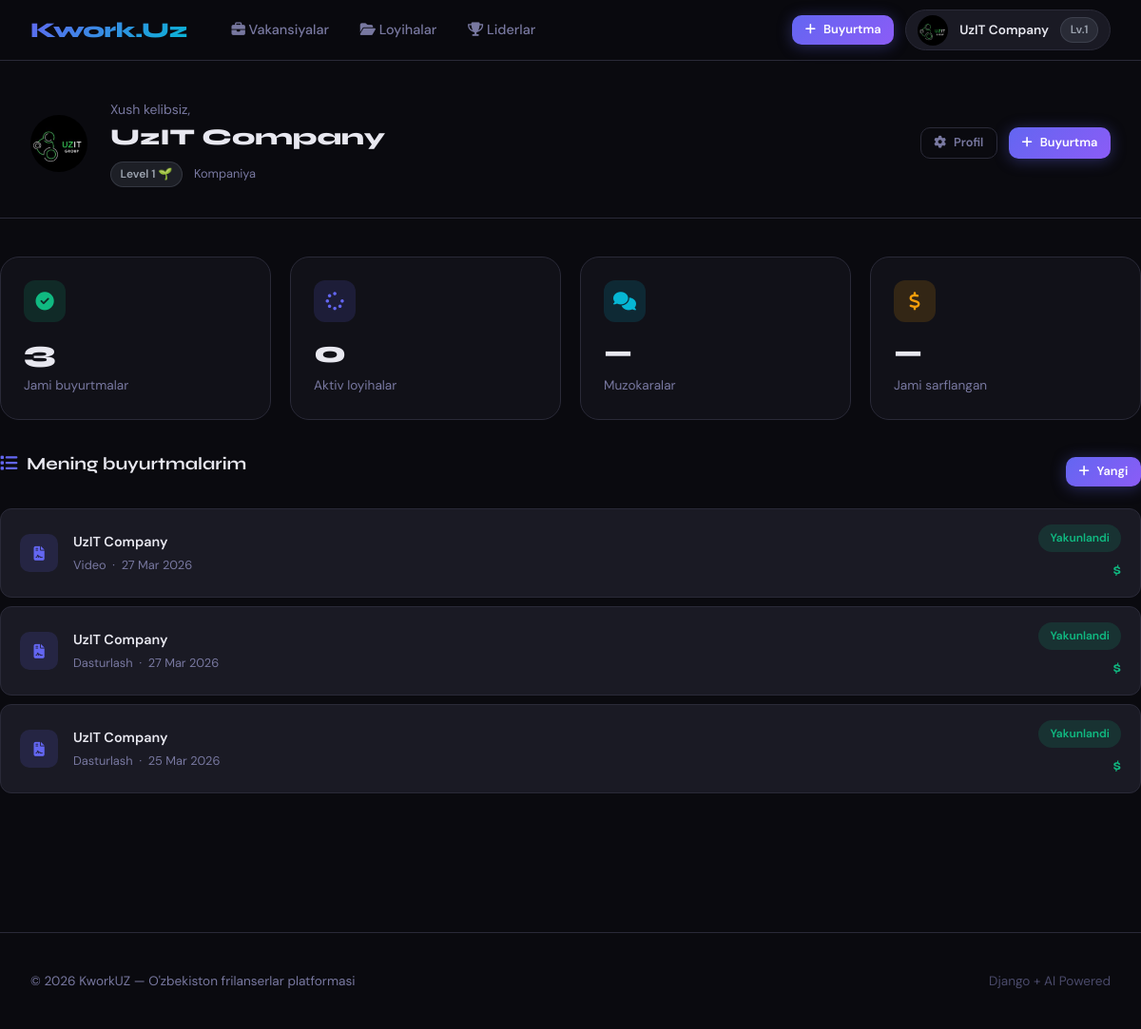
The app's page /marketplace/dashboard/ (signed in) with its own data.
### marketplace/models.py (models this page shows, shortened)
class Profile(models.Model):
    ROLE_CHOICES = [
        ('client', 'Kompaniya'),
        ('freelancer', 'Worker'),
    ]
    LEVEL_CHOICES = [
        (1, 'Level 1'),
        (2, 'Level 2'),
        (3, 'Level 3'),
    ]
    user = models.OneToOneField(User, on_delete=models.CASCADE, related_name='profile')
    role = models.CharField(max_length=20, choices=ROLE_CHOICES, default='freelancer')
    bio = models.TextField(blank=True)
    skills = models.TextField(blank=True)
    avatar = models.ImageField(upload_to='avatars/', blank=True, null=True)
    level = models.IntegerField(choices=LEVEL_CHOICES, default=1)
    rating = models.FloatField(default=0.0)
    completed_jobs_count = models.IntegerField(default=0)
    hourly_rate = models.DecimalField(max_digits=10, decimal_places=2, null=True, blank=True)
    portfolio_url = models.URLField(blank=True)
    location = models.CharField(max_length=100, blank=True)
    created_at = models.DateTimeField(auto_now_add=True)
    class Meta:
        verbose_name = 'Profil'
        verbose_name_plural = 'Profillar'

class Vacancy(models.Model):
    STATUS_CHOICES = [
        ('OPEN', 'Ochiq'),
        ('IN_PROGRESS', 'Jarayonda'),
        ('CLOSED', 'Yopildi'),
        ('CANCELLED', 'Bekor'),
        ('COMPLETED', 'Yakunlandi'),
    ]
    CATEGORY_CHOICES = [
        ('development', 'Dasturlash'),
        ('design', 'Dizayn'),
        ('marketing', 'Marketing'),
        ('writing', 'Yozuv'),
        ('video', 'Video'),
        ('other', 'Boshqa'),
    ]
    company = models.ForeignKey(User, on_delete=models.CASCADE, related_name='vacancies')
    title = models.CharField(max_length=200)
    description = models.TextField()
    category = models.CharField(max_length=50, choices=CATEGORY_CHOICES, default='other')
    required_skills = models.TextField(blank=True)
    budget_min = models.DecimalField(max_digits=12, decimal_places=2)
    budget_max = models.DecimalField(max_digits=12, decimal_places=2)
    deadline_days = models.IntegerField()
    required_workers = models.IntegerField(default=1)
    status = models.CharField(max_length=20, choices=STATUS_CHOICES, default='OPEN')
    is_team_project = models.BooleanField(default=False)
    created_at = models.DateTimeField(auto_now_add=True)
    updated_at = models.DateTimeField(auto_now=True)
    class Meta:
        ordering = ['-created_at']
        verbose_name = 'Vakansiya'
        verbose_name_plural = 'Vakansiyalar'

### marketplace/views.py (the view, shortened to what this page needs)
# urls.py: path('dashboard/', views.dashboard_view, name='dashboard'),
@login_required
def dashboard_view(request):
    profile = request.user.profile
    context = {'profile': profile}
    if profile.role == 'client':
        context['my_vacancies'] = Vacancy.objects.filter(company=request.user).order_by('-created_at')[:5]
        context['active_projects'] = request.user.company_projects.filter(status='IN_PROGRESS')[:5]
    return render(request, 'marketplace/dashboard.html', context)

### templates/marketplace/dashboard.html (shortened to what this page needs)
{% extends "base/base.html" %}
{% block content %}
<div class="dash-header">
  <div class="container">
    <div style="display:flex;align-items:center;gap:1.5rem;">
      <div style="width:60px;height:60px;border-radius:50%;background:linear-gradient(135deg,var(--accent),var(--accent2));
        display:flex;align-items:center;justify-content:center;font-family:var(--font-display);font-size:1.5rem;font-weight:800;color:#fff;overflow:hidden;">
        {% if user.profile.avatar %}<img src="{{ user.profile.avatar.url }}" style="width:100%;height:100%;object-fit:cover;">
        {% else %}{{ user.first_name|first|upper }}{{ user.last_name|first|upper }}{% endif %}
      </div>
      <div>
        <div style="color:var(--text-muted);font-size:0.875rem;">Xush kelibsiz,</div>
        <div style="font-family:var(--font-display);font-size:1.5rem;font-weight:800;">
          {{ user.get_full_name|default:user.username }}
        </div>
        <div style="display:flex;gap:0.75rem;align-items:center;margin-top:0.3rem;">
          <span class="level-badge level-{{ profile.level }}">
            Level {{ profile.level }}
            {% if profile.level == 1 %}🌱{% elif profile.level == 2 %}⭐{% else %}👑{% endif %}
          </span>
          <span style="color:var(--text-muted);font-size:0.8rem;">
            {{ profile.get_role_display }}
          </span>
        </div>
      </div>
      <div style="margin-left:auto;display:flex;gap:0.75rem;">
        <a href="{% url 'marketplace:profile_edit' %}" class="btn btn-ghost btn-sm">
          <i class="fas fa-gear"></i> Profil
        </a>
        {% if profile.role == 'client' %}
        <a href="{% url 'marketplace:vacancy_create' %}" class="btn btn-primary btn-sm">
          <i class="fas fa-plus"></i> Buyurtma
        </a>
        {% else %}
        <a href="{% url 'marketplace:vacancy_list' %}" class="btn btn-primary btn-sm">
          <i class="fas fa-search"></i> Ish qidirish
        </a>
        {% endif %}
      </div>
    </div>
  </div>
</div>
<div class="container page-content">
  {% if profile.role == 'freelancer' %}
  <div class="grid-4" style="margin-bottom:2rem;">
    <div class="stat-card">
      <div class="stat-card-icon" style="background:rgba(16,185,129,0.15);color:var(--green);">
        <i class="fas fa-check-circle"></i>
      </div>
      <div class="stat-val">{{ profile.completed_jobs_count }}</div>
      <div class="stat-lbl">Yakunlangan ishlar</div>
    </div>
    <div class="stat-card">
      <div class="stat-card-icon" style="background:rgba(245,158,11,0.15);color:var(--gold);">
        <i class="fas fa-star"></i>
      </div>
      <div class="stat-val">{{ profile.rating|floatformat:1 }}</div>
      <div class="stat-lbl">O'rtacha reyting</div>
    </div>
    <div class="stat-card">
      <div class="stat-card-icon" style="background:rgba(99,102,241,0.15);color:var(--accent);">
        <i class="fas fa-comments"></i>
      </div>
      <div class="stat-val">{{ my_projects|length }}</div>
      <div class="stat-lbl">Aktiv loyihalar</div>
    </div>
    <div class="stat-card">
      <div class="stat-card-icon" style="background:rgba(6,182,212,0.15);color:var(--accent3);">
        <i class="fas fa-layer-group"></i>
      </div>
      <div class="stat-val">{{ profile.level }}</div>
      <div class="stat-lbl">Level</div>
    </div>
  </div>
  <div class="grid-2" style="gap:2rem;">
    <div>
      <div class="level-card" style="margin-bottom:1.5rem;">
        <div style="display:flex;justify-content:space-between;align-items:center;margin-bottom:1rem;">
          <div>
            <div style="font-family:var(--font-display);font-weight:700;font-size:1.05rem;">
              {% if profile.level == 1 %}Level 1 → Level 2 yo'li{% elif profile.level == 2 %}Level 2 → Level 3 yo'li{% else %}👑 Siz Level 3 dasiz!{% endif %}
            </div>
            <div style="color:var(--text-muted);font-size:0.8rem;margin-top:0.25rem;">
              {% if profile.level == 1 %}5 ish + 4.5+ ball kerak{% elif profile.level == 2 %}20 ish kerak{% else %}Barcha darajaga yetdingiz{% endif %}
            </div>
          </div>
          <span class="level-badge level-{{ profile.level }}">Lv.{{ profile.level }}</span>
        </div>
        {% if profile.level == 1 %}
          {% with pct=profile.completed_jobs_count|floatformat:0 %}
          <div style="display:flex;justify-content:space-between;font-size:0.8rem;color:var(--text-muted);margin-bottom:0.4rem;">
            <span>{{ profile.completed_jobs_count }}/5 ish</span>
            <span>Reyting: {{ profile.rating|floatformat:1 }}/4.5</span>
          </div>
          <div class="progress-bar">
            <div class="progress-fill" style="width:{% widthratio profile.completed_jobs_count 5 100 %}%;"></div>
          </div>
          {% endwith %}
        {% elif profile.level == 2 %}
          <div style="display:flex;justify-content:space-between;font-size:0.8rem;color:var(--text-muted);margin-bottom:0.4rem;">
            <span>{{ profile.completed_jobs_count }}/20 ish</span>
          </div>
          <div class="progress-bar">
            <div class="progress-fill" style="width:{% widthratio profile.completed_jobs_count 20 100 %}%;"></div>
          </div>
        {% else %}
          <div style="text-align:center;font-size:2rem;margin-top:0.5rem;">🏆</div>
        {% endif %}
      </div>
      <div class="section-hd"><i class="fas fa-briefcase" style="color:var(--accent);"></i> Aktiv loyihalar</div>
      {% for vacancy in my_projects %}
      <a href="{% url 'marketplace:vacancy_detail' vacancy.pk %}" class="order-mini">
        <div class="order-mini-icon"><i class="fas fa-code"></i></div>
        <div style="flex:1;">
          <div style="font-weight:600;font-size:0.9rem;">{{ vacancy.title|truncatechars:45 }}</div>
          <div style="color:var(--text-muted);font-size:0.8rem;margin-top:0.2rem;">
            ${{ vacancy.budget }}
            &nbsp;·&nbsp; Yaratildi: {{ vacancy.created_at|date:"d M" }}
          </div>
        </div>
        <span class="status-badge status-{{ vacancy.status }}">{{ vacancy.get_status_display }}</span>
      </a>
      {% empty %}
      <div style="text-align:center;padding:2rem;color:var(--text-muted);">
        <i class="fas fa-briefcase" style="opacity:0.3;font-size:1.5rem;"></i>
        <p style="margin-top:0.5rem;">Aktiv loyiha yo'q</p>
        <a href="{% url 'marketplace:vacancy_list' %}" class="btn btn-outline btn-sm" style="margin-top:0.75rem;">Ish topish</a>
      </div>
      {% endfor %}
    </div>
    <div>
      <div class="section-hd"><i class="fas fa-bolt" style="color:var(--gold);"></i> Sizga mos yangi ishlar</div>
      {% for vacancy in available_vacancies %}
      <a href="{% url 'marketplace:vacancy_detail' vacancy.pk %}" class="order-mini">
        <div class="order-mini-icon" style="background:rgba(245,158,11,0.12);color:var(--gold);">
          <i class="fas fa-star"></i>
        </div>
        <div style="flex:1;">
          <div style="font-weight:600;font-size:0.9rem;">{{ vacancy.title|truncatechars:45 }}</div>
          <div style="color:var(--text-muted);font-size:0.8rem;margin-top:0.2rem;">
            {{ vacancy.get_category_display }}
          </div>
        </div>
        <div style="font-family:var(--font-display);font-weight:700;color:var(--green);font-size:1rem;">
          ${{ vacancy.budget }}
        </div>
      </a>
      {% empty %}
      <div style="text-align:center;padding:2rem;color:var(--text-muted);">
        <p>Ochiq buyurtma yo'q</p>
      </div>
      {% endfor %}
    </div>
  </div>
  {% else %}
  <div class="grid-4" style="margin-bottom:2rem;">
    <div class="stat-card">
      <div class="stat-card-icon" style="background:rgba(16,185,129,0.15);color:var(--green);">
        <i class="fas fa-check-circle"></i>
      </div>
      <div class="stat-val">{{ my_vacancies|length }}</div>
      <div class="stat-lbl">Jami buyurtmalar</div>
    </div>
    <div class="stat-card">
      <div class="stat-card-icon" style="background:rgba(99,102,241,0.15);color:var(--accent);">
        <i class="fas fa-spinner"></i>
      </div>
      <div class="stat-val">{{ active_projects|length }}</div>
      <div class="stat-lbl">Aktiv loyihalar</div>
    </div>
    <div class="stat-card">
      <div class="stat-card-icon" style="background:rgba(6,182,212,0.15);color:var(--accent3);">
        <i class="fas fa-comments"></i>
      </div>
      <div class="stat-val">—</div>
      <div class="stat-lbl">Muzokaralar</div>
    </div>
    <div class="stat-card">
      <div class="stat-card-icon" style="background:rgba(245,158,11,0.15);color:var(--gold);">
        <i class="fas fa-dollar-sign"></i>
      </div>
      <div class="stat-val">—</div>
      <div class="stat-lbl">Jami sarflangan</div>
    </div>
  </div>
  <div style="display:flex;align-items:center;justify-content:space-between;margin-bottom:1rem;">
    <div class="section-hd"><i class="fas fa-list" style="color:var(--accent);"></i> Mening buyurtmalarim</div>
    <a href="{% url 'marketplace:vacancy_create' %}" class="btn btn-primary btn-sm"><i class="fas fa-plus"></i> Yangi</a>
  </div>
  {% for vacancy in my_vacancies %}
  <a href="{% url 'marketplace:vacancy_detail' vacancy.pk %}" class="order-mini">
    <div class="order-mini-icon"><i class="fas fa-file-contract"></i></div>
    <div style="flex:1;">
      <div style="font-weight:600;font-size:0.9rem;">{{ vacancy.title|truncatechars:50 }}</div>
      <div style="color:var(--text-muted);font-size:0.8rem;margin-top:0.2rem;">
        {{ vacancy.get_category_display }} &nbsp;·&nbsp; {{ vacancy.created_at|date:"d M Y" }}
      </div>
    </div>
    <div style="text-align:right;">
      <span class="status-badge status-{{ vacancy.status }}">{{ vacancy.get_status_display }}</span>
      <div style="font-family:var(--font-display);font-weight:700;color:var(--green);font-size:0.95rem;margin-top:0.4rem;">
        ${{ vacancy.budget }}
      </div>
    </div>
  </a>
  {% endfor %}
  {% endif %}
</div>
{% endblock %}

### templates/base/base.html (shortened to what this page needs)
{% load static %}
<!DOCTYPE html>
<html lang="uz" data-theme="dark">
<head>
  <link rel="stylesheet" href="https://cdnjs.cloudflare.com/ajax/libs/font-awesome/6.5.0/css/all.min.css"/>
</head>
<body>
<nav class="navbar">
  <div class="nav-inner">
    <a href="{% url 'marketplace:home' %}" class="nav-logo">Kwork.Uz</a>
    <div class="nav-links">
      <a href="{% url 'marketplace:vacancy_list' %}">
        <i class="fas fa-briefcase"></i> Vakansiyalar
      </a>
      {% if user.is_authenticated %}
      <a href="{% url 'negotiation:my_projects' %}">
        <i class="fas fa-folder-open"></i> Loyihalar
      </a>
      {% endif %}
      <a href="{% url 'reputation:leaderboard' %}">
        <i class="fas fa-trophy"></i> Liderlar
      </a>
    </div>
    <div class="nav-right">
      {% if user.is_authenticated %}
        {% if user.profile.role == 'client' %}
        <a href="{% url 'marketplace:vacancy_create' %}" class="btn btn-primary btn-sm">
          <i class="fas fa-plus"></i> Buyurtma
        </a>
        {% endif %}
        <div class="dropdown" id="userDropdown">
          <a class="avatar-wrap" onclick="toggleDropdown()" href="#">
            <div class="avatar">
              {% if user.profile.avatar %}
                <img src="{{ user.profile.avatar.url }}" alt="">
              {% else %}
                {{ user.first_name|first|upper }}{{ user.last_name|first|upper }}
              {% endif %}
            </div>
            <span style="font-size:0.85rem; font-weight:600;">{{ user.get_full_name|default:user.username }}</span>
            <span class="level-badge level-{{ user.profile.level }}">Lv.{{ user.profile.level }}</span>
          </a>
        </div>
      {% else %}
        <a href="{% url 'auth:login' %}" class="btn btn-ghost btn-sm">Kirish</a>
        <a href="{% url 'auth:register' %}" class="btn btn-primary btn-sm">Ro'yxat</a>
      {% endif %}
    </div>
  </div>
</nav>
{% block content %}{% endblock %}
<footer class="footer">
  <div class="footer-inner">
    <span>© 2026 KworkUZ — O'zbekiston frilanserlar platformasi</span>
    <span style="color:var(--text-dim);">Django + AI Powered</span>
  </div>
</footer>
</body>
</html>

### records on screen
Profile: level "1", role "Kompaniya"
Vacancy: title "UzIT Company", category "Video", created_at "27 Mar 2026", status "Yakunlandi"
Vacancy: title "UzIT Company", category "Dasturlash", created_at "27 Mar 2026", status "Yakunlandi"
Vacancy: title "UzIT Company", category "Dasturlash", created_at "25 Mar 2026", status "Yakunlandi"

### other values on screen
{{ user.get_full_name|default:user.username }} "UzIT Company"
{{ user.profile.level }} "1"
{{ my_vacancies|length }} "3"
{{ active_projects|length }} "0"
